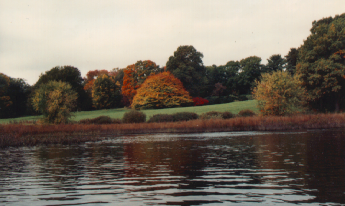
#> input picture SIP/Week2/autumn.tif, 345 x 206 px, given in place of modelhouses.png, which was not available
$ python ass8.py
#> lines starting #> are read from the running program, lines starting #| are printed output that depends on the picture; pictures that were not available may be replaced by others from this repository, and a replacement may not be noted
#!/usr/bin/env python
# coding: utf-8

# In[8]:


import numpy as np
import scipy.ndimage as sn
import scipy.signal as ss
from scipy.fftpack import fft2, ifft2, fftshift, ifftshift
from skimage import filters
from scipy.ndimage import gaussian_filter
import matplotlib.pyplot as plt
import skimage
from skimage import feature
from skimage.io import imsave
from skimage import morphology as mp
from skimage import transform
import math
from skimage.color import rgb2hsv, hsv2rgb
from skimage.util import random_noise as rn
from PIL.Image import open as imread
from PIL import ImageOps as Iops
import time
import matplotlib
from random import random
import cv2 as cv2


# In[2]:


def showG(im, boundaries = False, cmap='gray'):
#> called with boundaries = False, cmap = 'gray'
    if boundaries:
        plt.imshow(im, cmap=cmap, vmin=0, vmax=255)
    else:
        plt.imshow(im, cmap=cmap)
        plt.colorbar()

    return plt.show()

def loadIm(im, show = True):
#> called with im = 'modelhouses.png', show = True
    g = Iops.grayscale(imread(im))
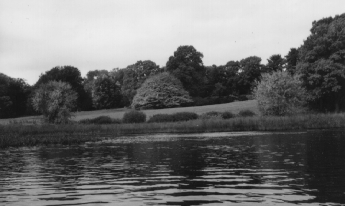
#> g: PIL image 345x206 L; min 19, max 239, mean 111.7
    A = np.array(g)
    if show: showG(A)
#> in showG (call 6), `return plt.show()`:
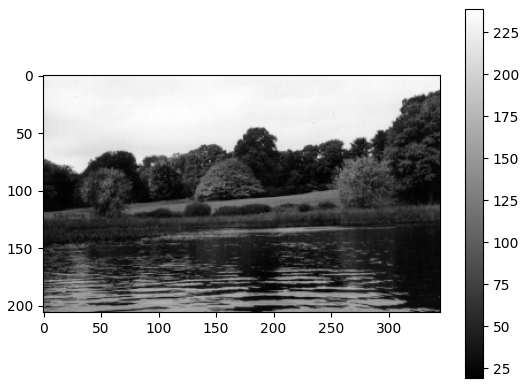
#> figure drawn by matplotlib, 2 panels
    return A


# In[91]:


size = 101
square = np.zeros((size,size))
square[size//2-(size//10):size//2+(size//10+1),size//2-(size//10):size//2+(size//10+1)] = 1
showG(square)


# In[94]:


def transform_image(im):
    cos = np.cos(2*np.pi - np.pi/10)
    sin = np.sin(2*np.pi - np.pi/10)
    s = 2
    Y,X = im.shape

    T_t = np.array([[1,0,10.4],
                    [0,1,15.7],
                    [0,0,1]])
    T_c = np.array([[1,0,X//2],
                    [0,1,Y//2],
                    [0,0,1]])
    T_c_inv = np.array([[1,0,-X//2],
                        [0,1,-Y//2],
                        [0,0,1]])
    R = np.array([[cos,-sin,0],
                  [sin, cos,0],
                  [0,0,1]])
    S = np.array([[s,0,0],
                  [0,s,0],
                  [0,0,1]])

    t = T_t@T_c@R@S@T_c_inv

    old_im = im
    new_im = np.zeros_like(im)
    for y in range(Y):
        for x in range(X):
            nx, ny, _ = np.dot(np.linalg.inv(t),[x,y,1])
            nx = int(np.round(nx))
            ny = int(np.round(ny))
            new_im[y,x] = old_im[ny,nx]
    return new_im


# In[95]:


showG(square)
trans = transform_image(square)
plt.imshow(trans, cmap='gray',origin='lower')


# In[92]:


def transform_test(im):
    cos_inv = np.pi/10
    sin_inv = np.pi/10
    cos = np.cos(2*np.pi - np.pi/10)
    sin = np.sin(2*np.pi - np.pi/10)
    s = 2
    s_inv = 1/2
    Y,X = im.shape

    T_t = np.array([[1,0,10.4],
                    [0,1,15.7],
                    [0,0,1]])
    T_c = np.array([[1,0,X//2],
                    [0,1,Y//2],
                    [0,0,1]])
    T_c_inv = np.array([[1,0,-X//2],
                        [0,1,-Y//2],
                        [0,0,1]])
    R = np.array([[cos,-sin,0],
                  [sin, cos,0],
                  [0,0,1]])
    S = np.array([[s,0,0],
                  [0,s,0],
                  [0,0,1]])

    t = T_t@T_c@R@S@T_c_inv
    det = (s*cos)**2 + (s*-sin * -(s*sin))
    t_inv = np.array([
        [s*cos, -(s*-sin), (s*-sin*0.21196876)-(s*cos*-68.12749809)],
        [-(s*sin), s*cos, -((s*cos*0.21196876)-(s*sin*-68.12749809))],
        [0,0,(s*cos)**2 - (s*sin * s*-sin)]
    ])*(1/det)
    print(t)
    print(t_inv)
    print(np.linalg.inv(t))

    old_im = im
    new_im = np.zeros_like(im)
    for y in range(Y):
        for x in range(X):
            nx, ny, _ = np.dot(t_inv,[x,y,1])
            nx = int(np.round(nx))
            ny = int(np.round(ny))
            if(0<nx<X and 0<ny<Y):
                new_im[y,x] = old_im[ny,nx]
    showG(new_im)

    old_im = new_im
    new_im = np.zeros_like(im)
    for y in range(Y):
        for x in range(X):
            nx, ny, _ = np.dot(t,[x,y,1])
            nx = int(np.round(nx))
            ny = int(np.round(ny))
            if(0<nx<X and 0<ny<Y):
                new_im[y,x] = old_im[ny,nx]
    showG(new_im)

    return new_im


# In[93]:


showG(square)
transform_test(square)


# In[ ]:


# In[43]:


modelhouse = loadIm('modelhouses.png')


# In[7]:


def gausK(sigma):
    n = 3 * sigma
    y, x = np.mgrid[-n:n+1, -n:n+1]
    H = np.exp(-(x**2 + y**2)/(2*sigma**2))
    H *= 1 / (2 * np.pi * sigma**2)
    return H
showG(gausK(5))
#> in showG (call 7), `return plt.show()`:
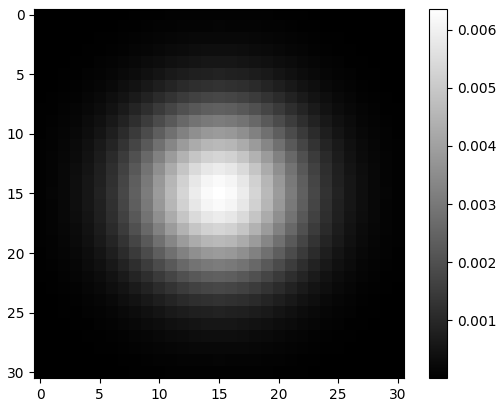
#> figure drawn by matplotlib, 2 panels


# In[10]:


def scale_fft(img,k):
    sz = (img.shape[0] - k.shape[0], img.shape[1] - k.shape[1])
    k = np.pad(k, (((sz[0]+1)//2, sz[0]//2), ((sz[1]+1)//2,sz[1]//2)), mode='constant')
    k = ifftshift(k)
    k = fft2(k)
    fft = fft2(img)
    fft_filtered = fft * k
    f = ifft2(fft_filtered)
    return np.real(f)


# In[42]:


def abs_sort(ele):
    return np.absolute(ele[3])


# In[98]:


def pad_to_square(a, pad_value=0):
  m = a.reshape((a.shape[0], -1))
  padded = pad_value * np.zeros(2 * [max(m.shape)], dtype=m.dtype)
  padded[0:m.shape[0], 0:m.shape[1]] = m
  return padded


def construct_A(im, sig, k):
    im = pad_to_square(im)
    gf = gaussian_filter
    Lx = gf(im, sig, order=(0,1))
    Ly = gf(im, sig, order=(1,0))

    return np.array([
        [scale_fft(Lx**2,gausK(k*sig)), scale_fft(Lx*Ly,gausK(k*sig))],
        [scale_fft(Lx*Ly,gausK(k*sig)), scale_fft(Ly**2,gausK(k*sig))]
    ])


# In[104]:


scale_levels = 30
scales = np.logspace(0,5,scale_levels,base=2)
k = 4
alpha = 0.05
modelhouse = modelhouse / np.max(modelhouse)
res = []

print(len(scales))

for scale in scales:
#> (the run stopped early here; a loop or call above may not have finished)
